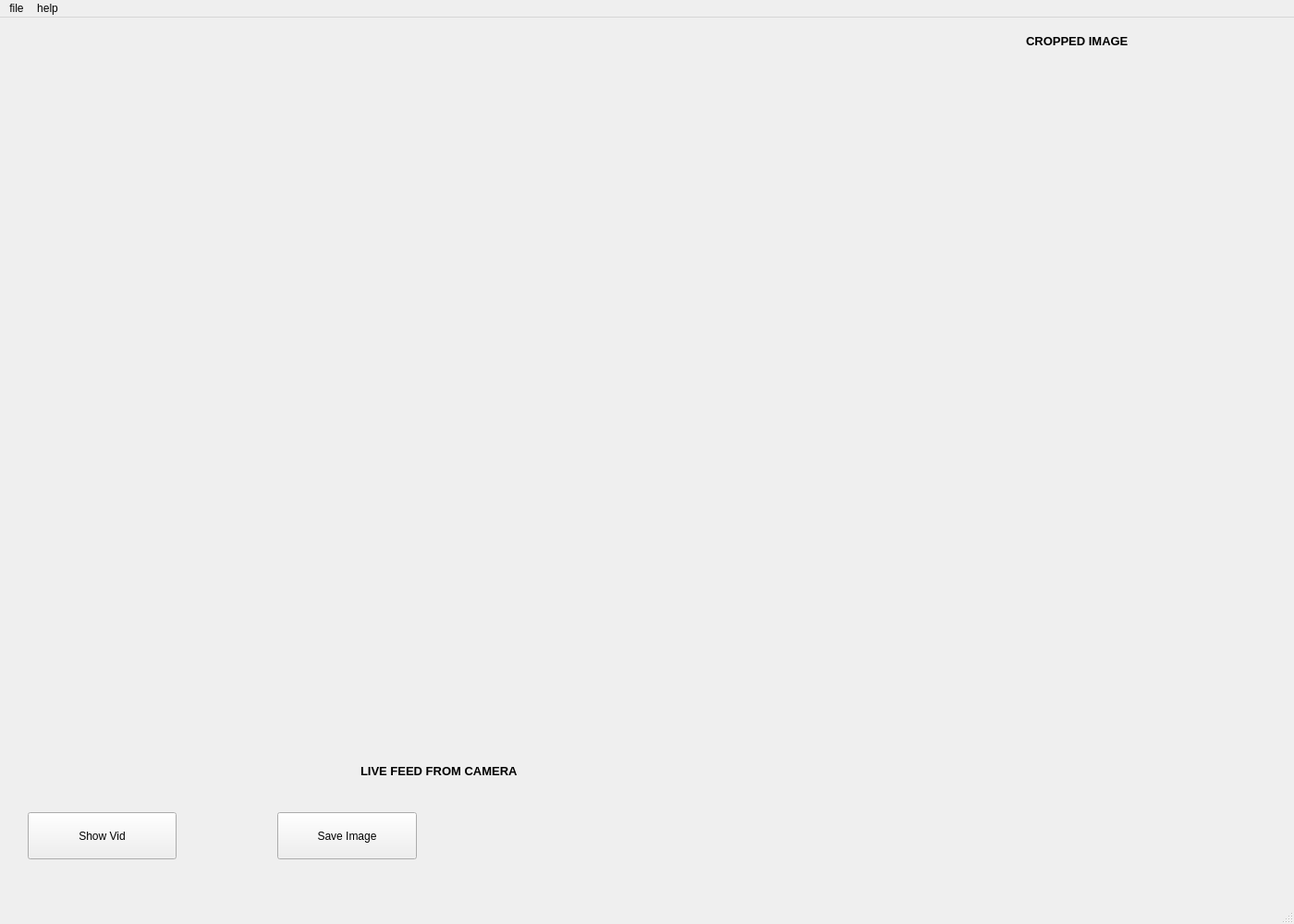
<?xml version="1.0" encoding="UTF-8"?>
<ui version="4.0">
 <class>MainWindow</class>
 <widget class="QMainWindow" name="MainWindow">
  <property name="geometry">
   <rect>
    <x>0</x>
    <y>0</y>
    <width>1400</width>
    <height>1000</height>
   </rect>
  </property>
  <property name="windowTitle">
   <string>Image Processing for Inspection</string>
  </property>
  <property name="windowOpacity">
   <double>10.000000000000000</double>
  </property>
  <property name="toolButtonStyle">
   <enum>Qt::ToolButtonTextBesideIcon</enum>
  </property>
  <widget class="QWidget" name="centralwidget">
   <widget class="QPushButton" name="pushButton">
    <property name="geometry">
     <rect>
      <x>30</x>
      <y>860</y>
      <width>161</width>
      <height>51</height>
     </rect>
    </property>
    <property name="text">
     <string>Show Vid</string>
    </property>
   </widget>
   <widget class="QWidget" name="ImageViewer" native="true">
    <property name="enabled">
     <bool>true</bool>
    </property>
    <property name="geometry">
     <rect>
      <x>0</x>
      <y>0</y>
      <width>1000</width>
      <height>800</height>
     </rect>
    </property>
    <property name="cursor">
     <cursorShape>CrossCursor</cursorShape>
    </property>
    <property name="autoFillBackground">
     <bool>true</bool>
    </property>
   </widget>
   <widget class="QPushButton" name="pushButton_2">
    <property name="geometry">
     <rect>
      <x>300</x>
      <y>860</y>
      <width>151</width>
      <height>51</height>
     </rect>
    </property>
    <property name="text">
     <string>Save Image</string>
    </property>
   </widget>
   <widget class="QWidget" name="crop" native="true">
    <property name="geometry">
     <rect>
      <x>1030</x>
      <y>60</y>
      <width>351</width>
      <height>341</height>
     </rect>
    </property>
    <property name="autoFillBackground">
     <bool>true</bool>
    </property>
   </widget>
   <widget class="QLabel" name="label">
    <property name="geometry">
     <rect>
      <x>1110</x>
      <y>10</y>
      <width>151</width>
      <height>31</height>
     </rect>
    </property>
    <property name="font">
     <font>
      <pointsize>10</pointsize>
      <weight>75</weight>
      <bold>true</bold>
     </font>
    </property>
    <property name="autoFillBackground">
     <bool>true</bool>
    </property>
    <property name="text">
     <string>CROPPED IMAGE</string>
    </property>
   </widget>
   <widget class="QLabel" name="label_2">
    <property name="geometry">
     <rect>
      <x>390</x>
      <y>800</y>
      <width>231</width>
      <height>31</height>
     </rect>
    </property>
    <property name="font">
     <font>
      <pointsize>10</pointsize>
      <weight>75</weight>
      <bold>true</bold>
     </font>
    </property>
    <property name="autoFillBackground">
     <bool>true</bool>
    </property>
    <property name="text">
     <string>LIVE FEED FROM CAMERA</string>
    </property>
   </widget>
  </widget>
  <widget class="QMenuBar" name="menubar">
   <property name="geometry">
    <rect>
     <x>0</x>
     <y>0</y>
     <width>1400</width>
     <height>26</height>
    </rect>
   </property>
   <widget class="QMenu" name="menufile">
    <property name="title">
     <string>file</string>
    </property>
    <addaction name="actionquit"/>
    <addaction name="actionopen_top_lvl"/>
   </widget>
   <widget class="QMenu" name="menuhelp">
    <property name="title">
     <string>help</string>
    </property>
    <addaction name="actionshortcuts"/>
    <addaction name="actionabout"/>
   </widget>
   <addaction name="menufile"/>
   <addaction name="menuhelp"/>
  </widget>
  <widget class="QStatusBar" name="statusbar"/>
  <action name="actionquit">
   <property name="text">
    <string>quit</string>
   </property>
  </action>
  <action name="actionopen_top_lvl">
   <property name="text">
    <string>open top lvl</string>
   </property>
  </action>
  <action name="actionshortcuts">
   <property name="text">
    <string>shortcuts</string>
   </property>
  </action>
  <action name="actionabout">
   <property name="text">
    <string>about</string>
   </property>
  </action>
 </widget>
 <resources/>
 <connections/>
</ui>
